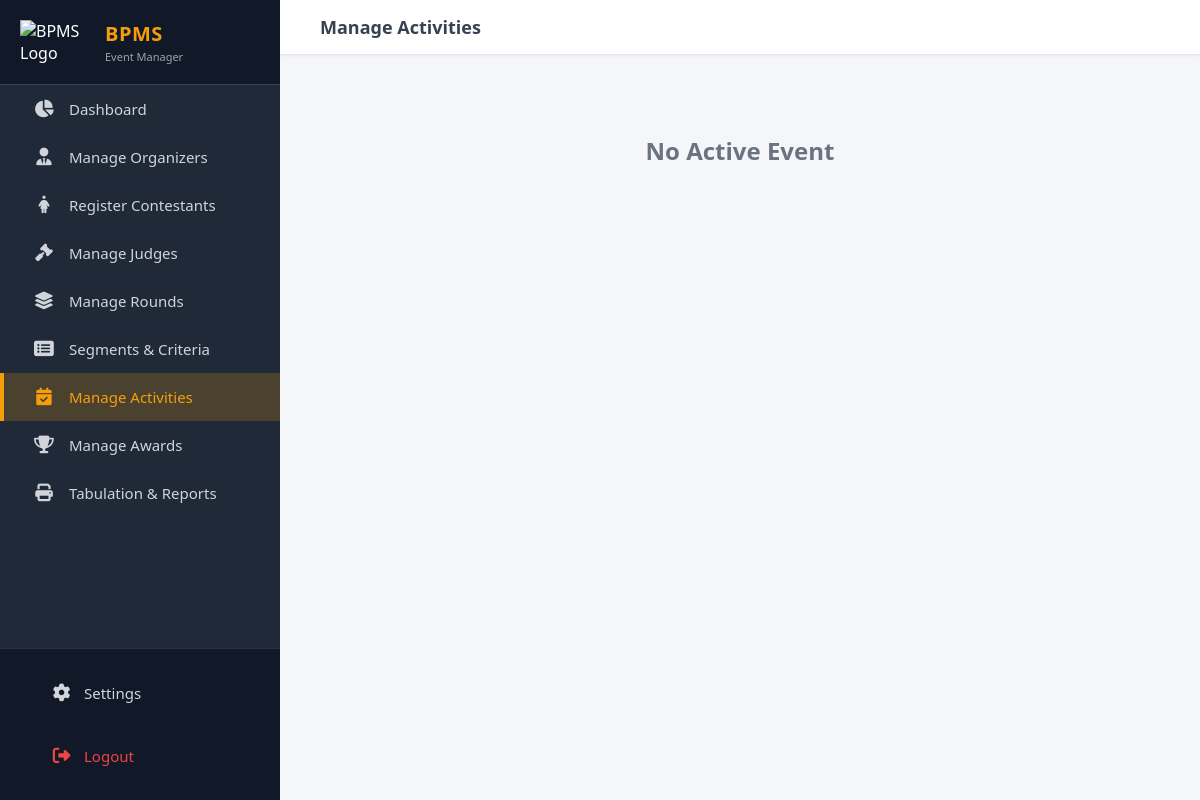
/activities.php (signed in), run on an earlier commit of the app's database.
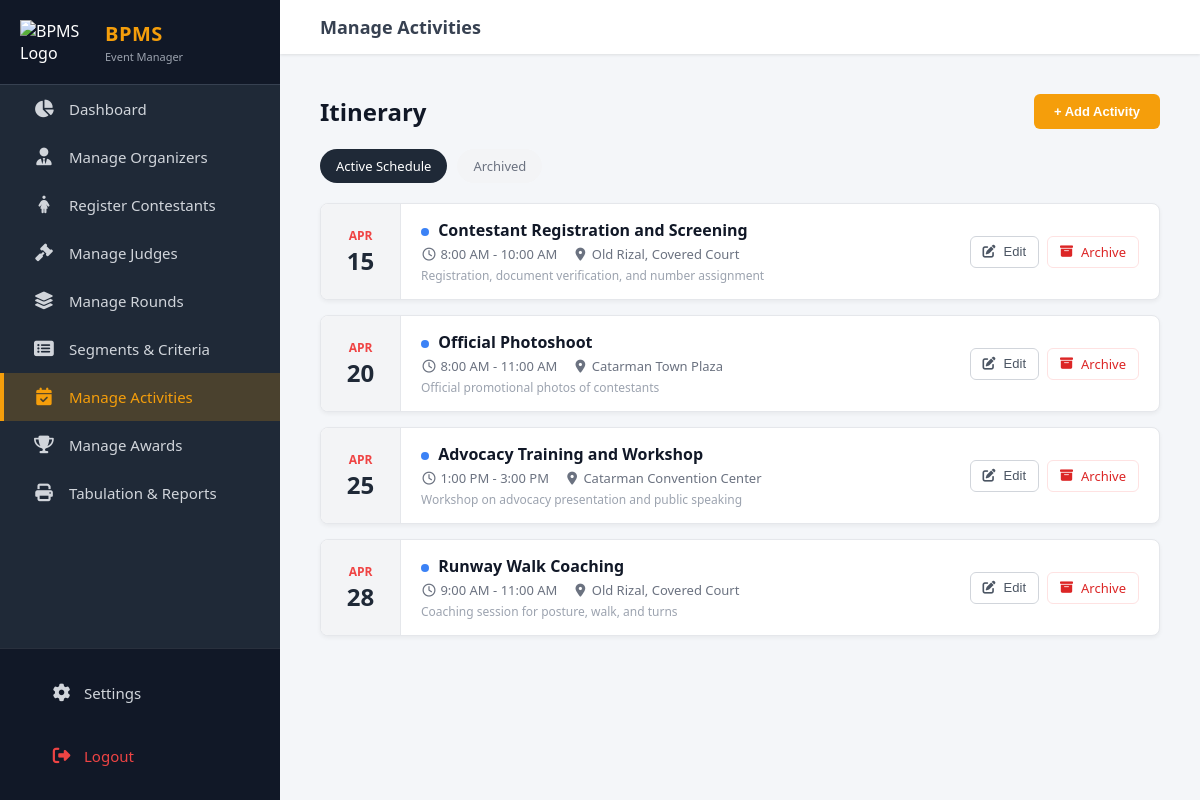
And on a later commit of the database.
### tables this page shows
CREATE TABLE `event_activities` (
  `id` int(11) NOT NULL,
  `event_id` int(11) NOT NULL,
  `title` varchar(255) NOT NULL,
  `venue` varchar(255) NOT NULL,
  `description` text DEFAULT NULL,
  `activity_date` date NOT NULL,
  `start_time` time NOT NULL,
  `end_time` time NOT NULL,
  `status` enum('Active','Inactive') DEFAULT 'Active',
  `is_deleted` tinyint(1) DEFAULT 0,
  `created_at` timestamp NOT NULL DEFAULT current_timestamp()
);

### public/activities.php (the view, shortened to what this page needs)
<?php
require_once __DIR__ . '/../app/config/database.php';
$manager_id = $_SESSION['user_id'];
$evt_stmt = $conn->prepare("SELECT id, title FROM events WHERE manager_id = ? AND status = 'Active' LIMIT 1");
$evt_stmt->bind_param("i", $manager_id);
$evt_stmt->execute();
$active_event = $evt_stmt->get_result()->fetch_assoc();
$activities = [];
$archived = [];
$view = isset($_GET['view']) ? $_GET['view'] : 'active';
if ($active_event) {
    $event_id = $active_event['id'];
    $sql = "SELECT * FROM event_activities WHERE event_id = $event_id AND is_deleted = 0 ORDER BY activity_date ASC, start_time ASC";
    $activities = $conn->query($sql)->fetch_all(MYSQLI_ASSOC);
    $sql_arc = "SELECT * FROM event_activities WHERE event_id = $event_id AND is_deleted = 1 ORDER BY activity_date DESC";
    $archived = $conn->query($sql_arc)->fetch_all(MYSQLI_ASSOC);
}
function getStatusColor($date, $start, $end) {
    $now = time();
    $start_ts = strtotime("$date $start");
    if ($now < $start_ts) return 'blue';
    return 'gray';
}
?>
<!DOCTYPE html>
<html lang="en">
<head>
    <link rel="stylesheet" href="./assets/css/style.css?v=8">
    <link rel="stylesheet" href="https://cdnjs.cloudflare.com/ajax/libs/font-awesome/6.4.0/css/all.min.css">
</head>
<body>
    <div class="main-wrapper">
        <?php require_once __DIR__ . '/../app/views/partials/sidebar.php'; ?>
        <div class="content-area">
            <div class="navbar">
                <div style="display:flex; align-items:center; gap: 15px;">
                    <div class="navbar-title">Manage Activities</div>
                </div>
            </div>
            <div class="container">
                <?php if (!$active_event): ?>
                    <div style="text-align:center; padding: 40px; color: #6b7280;"><h2>No Active Event</h2></div>
                <?php else: ?>
                    <div class="page-header">
                        <h2 style="color:#111827;">Itinerary</h2>
                        <button class="btn-add" onclick="openModal('add')">+ Add Activity</button>
                    </div>
                    <div class="view-tabs">
                        <a href="?view=active" class="view-tab <?= $view === 'active' ? 'active' : '' ?>">Active Schedule</a>
                        <a href="?view=archive" class="view-tab <?= $view === 'archive' ? 'active' : '' ?>">Archived</a>
                    </div>
                    <?php
                        $list = ($view === 'active') ? $activities : $archived;
                        if (empty($list)):
                    ?>
                        <div style="text-align:center; padding:30px; background:white; border-radius:8px; color:#9ca3af;">
                            <?= ($view === 'active') ? 'No upcoming activities found.' : 'No archived activities.' ?>
                        </div>
                    <?php else: ?>
                        <?php foreach ($list as $act):
                            $dateObj = new DateTime($act['activity_date']);
                            $startObj = new DateTime($act['start_time']);
                            $endObj = new DateTime($act['end_time']);
                            $color = getStatusColor($act['activity_date'], $act['start_time'], $act['end_time']);
                        ?>
                            <div class="activity-card">
                                <div class="date-badge">
                                    <span class="date-month"><?= $dateObj->format('M') ?></span>
                                    <span class="date-day"><?= $dateObj->format('d') ?></span>
                                </div>
                                <div class="card-body">
                                    <div>
                                        <div class="act-title">
                                            <span class="status-dot bg-<?= $color ?>"></span>
                                            <?= htmlspecialchars($act['title']) ?>
                                        </div>
                                        <div class="act-meta">
                                            <span><i class="far fa-clock"></i> <?= $startObj->format('g:i A') ?> - <?= $endObj->format('g:i A') ?></span>
                                            <span><i class="fas fa-map-marker-alt"></i> <?= htmlspecialchars($act['venue']) ?></span>
                                        </div>
                                        <?php if($act['description']): ?>
                                            <div style="font-size:12px; color:#9ca3af; margin-top:4px;">
                                                <?= htmlspecialchars($act['description']) ?>
                                            </div>
                                        <?php endif; ?>
                                    </div>
                                    <div class="actions">
                                        <?php if ($view === 'active'): ?>
                                            <button class="btn-icon" onclick='openEdit(<?= json_encode($act, JSON_HEX_APOS | JSON_HEX_QUOT) ?>)' title="Edit">
                                                <i class="fas fa-edit"></i> Edit
                                            </button>
                                            <a href="../api/activities.php?action=archive&id=<?= $act['id'] ?>"
                                               class="btn-icon" style="color:#dc2626; border-color:#fee2e2;"
                                               onclick="return confirm('Archive this activity?')" title="Archive">
                                                <i class="fas fa-archive"></i> Archive
                                            </a>
                                        <?php endif; ?>
                                    </div>
                                </div>
                            </div>
                        <?php endforeach; ?>
                    <?php endif; ?>
                <?php endif; ?>
            </div>
        </div>
    </div>
</body>
</html>

### app/views/partials/sidebar.php (shortened to what this page needs)
<?php
$role = $_SESSION['role'] ?? '';
$current_page = basename($_SERVER['PHP_SELF']);
?>
<div class="sidebar" style="display: flex; flex-direction: column; overflow: hidden;">
    <div class="sidebar-header" style="flex-shrink: 0;">
        <img src="assets/images/BPMS_logo.png" alt="BPMS Logo" class="sidebar-logo">
        <div class="brand-text">
            <div class="brand-name">BPMS</div>
            <div class="brand-subtitle"><?= htmlspecialchars($role) ?></div>
        </div>
    </div>
    <ul class="sidebar-menu" style="flex-grow: 1; overflow-y: auto; margin: 0; padding: 0;">
        <?php if ($role === 'Event Manager'): ?>
            <li><a href="dashboard.php" class="<?= $current_page == 'dashboard.php' ? 'active' : '' ?>"><i class="fas fa-chart-pie"></i> <span>Dashboard</span></a></li>
            <li><a href="organizers.php" class="<?= $current_page == 'organizers.php' ? 'active' : '' ?>"><i class="fas fa-user-tie"></i> <span>Manage Organizers</span></a></li>
            <li><a href="contestants.php" class="<?= $current_page == 'contestants.php' ? 'active' : '' ?>"><i class="fas fa-female"></i> <span>Register Contestants</span></a></li>
            <li><a href="judges.php" class="<?= $current_page == 'judges.php' ? 'active' : '' ?>"><i class="fas fa-gavel"></i> <span>Manage Judges</span></a></li>
            <li><a href="rounds.php" class="<?= $current_page == 'rounds.php' ? 'active' : '' ?>"><i class="fas fa-layer-group"></i> <span>Manage Rounds</span></a></li>
            <li><a href="criteria.php" class="<?= $current_page == 'criteria.php' ? 'active' : '' ?>"><i class="fas fa-list-alt"></i> <span>Segments & Criteria</span></a></li>
            <li><a href="activities.php" class="<?= $current_page == 'activities.php' ? 'active' : '' ?>"><i class="fas fa-calendar-check"></i> <span>Manage Activities</span></a></li>
            <li><a href="awards.php" class="<?= $current_page == 'awards.php' ? 'active' : '' ?>"><i class="fas fa-trophy"></i> <span>Manage Awards</span></a></li>
            <li><a href="tabulator.php" class="<?= $current_page == 'tabulator.php' ? 'active' : '' ?>"><i class="fas fa-print"></i> <span>Tabulation & Reports</span></a></li>
        <?php elseif ($role === 'Contestant Manager'): ?>
            <li><a href="contestant_manager.php" class="<?= $current_page == 'contestant_manager.php' ? 'active' : '' ?>"><i class="fas fa-users-cog"></i> <span>Manage Contestants</span></a></li>
        <?php elseif ($role === 'Judge Coordinator'): ?>
            <li><a href="judge_coordinator.php" class="<?= $current_page == 'judge_coordinator.php' ? 'active' : '' ?>"><i class="fas fa-clipboard-check"></i> <span>Monitor Judges</span></a></li>
        <?php elseif ($role === 'Tabulator'): ?>
            <li><a href="tabulator.php" class="<?= $current_page == 'tabulator.php' ? 'active' : '' ?>"><i class="fas fa-calculator"></i> <span>Live Tabulation</span></a></li>
        <?php elseif ($role === 'Judge'): ?>
            <li><a href="judge_dashboard.php" class="<?= $current_page == 'judge_dashboard.php' ? 'active' : '' ?>"><i class="fas fa-star"></i> <span>Score Sheet</span></a></li>
        <?php endif; ?>
        <li style="height: 50px;"></li>
    </ul>
    <div class="sidebar-footer" style="flex-shrink: 0; padding: 20px; border-top: 1px solid rgba(255,255,255,0.1);">
        <?php if ($role === 'Event Manager'): ?>
            <a href="settings.php" class="<?= $current_page == 'settings.php' ? 'active' : '' ?>" style="display: flex; align-items: center; margin-bottom: 15px; text-decoration: none;">
                <i class="fas fa-cog" style="width: 25px;"></i> <span>Settings</span>
            </a>
        <?php endif; ?>
        <a href="logout.php" onclick="return confirm('Are you sure you want to logout?');" style="display: flex; align-items: center; color: #ef4444; text-decoration: none;">
            <i class="fas fa-sign-out-alt" style="width: 25px;"></i> <span>Logout</span>
        </a>
    </div>
</div>

### public/assets/css/style.css (style rules this page uses)
* { margin: 0; padding: 0; box-sizing: border-box; }
body { font-family: 'Segoe UI', Tahoma, Geneva, Verdana, sans-serif; background-color: #f4f6f9; height: 100vh; overflow: hidden; }
.main-wrapper { display: flex; height: 100vh; width: 100%; }
.sidebar { width: 280px; background-color: #1f2937; color: white; display: flex; flex-direction: column; flex-shrink: 0; height: 100%; z-index: 1000; transition: left 0.3s ease-in-out; }
.sidebar-header { padding: 20px; background-color: #111827; border-bottom: 1px solid #374151; display: flex; align-items: center; gap: 15px; flex-shrink: 0; }
.sidebar-logo { width: 70px; height: auto; display: block; }
.brand-text { display: flex; flex-direction: column; }
.brand-name { font-size: 20px; font-weight: bold; color: #F59E0B; letter-spacing: 0.5px; }
.brand-subtitle { font-size: 11px; color: #9ca3af; margin-top: 2px; }
.sidebar-menu { list-style: none; flex-grow: 1; overflow-y: auto; padding-top: 10px; }
.sidebar-menu li a, .sidebar-footer a { display: flex; align-items: center; padding: 14px 25px; color: #d1d5db; text-decoration: none; border-left: 4px solid transparent; transition: all 0.2s ease; font-size: 15px; }
.sidebar-menu li a i, .sidebar-footer a i { width: 30px; font-size: 1.1rem; text-align: center; margin-right: 10px; }
.sidebar-menu li a.active { background-color: rgba(245, 158, 11, 0.2); color: #F59E0B; border-left-color: #F59E0B; }
.sidebar-footer { border-top: 1px solid #374151; background-color: #111827; display: flex; flex-direction: column; flex-shrink: 0; padding-bottom: 10px; }
.content-area { flex-grow: 1; display: flex; flex-direction: column; overflow-y: auto; width: 100%; position: relative; }
.navbar { background: #ffffff; padding: 15px 40px; display: flex; justify-content: space-between; align-items: center; box-shadow: 0 1px 3px rgba(0,0,0,0.1); flex-shrink: 0; position: sticky; top: 0; z-index: 900; }
.navbar-title { font-size: 18px; font-weight: 600; color: #374151; }
.container { padding: 40px; }
.page-header { display: flex; justify-content: space-between; align-items: center; margin-bottom: 20px; }
.btn-add { background-color: #F59E0B; color: white; padding: 10px 20px; border: none; border-radius: 6px; cursor: pointer; font-weight: bold; font-size: 13px; }
.card-body { padding: 12px; flex-grow: 1; }
.actions { display: flex; gap: 10px; align-items: center; }
.btn-icon { background: white; border: 1px solid #d1d5db; width: 32px; height: 32px; border-radius: 4px; cursor: pointer; color: #4b5563; display: flex; justify-content: center; align-items: center; text-decoration: none; transition: 0.2s; }
.actions { display: flex; gap: 5px; }

### public/activities.php (style rules this page uses)
.page-header { display: flex; justify-content: space-between; align-items: center; margin-bottom: 20px; }
.btn-add { background-color: #F59E0B; color: white; padding: 10px 20px; border: none; border-radius: 6px; cursor: pointer; font-weight: bold; }
.btn-icon { background: white; border: 1px solid #d1d5db; border-radius: 6px; cursor: pointer; color: #4b5563; display: inline-flex; justify-content: center; align-items: center; text-decoration: none; padding: 6px 12px; width: auto; gap: 8px; font-size: 13px; font-weight: 500; transition: all 0.2s; }
.view-tabs { display: flex; gap: 10px; margin-bottom: 20px; }
.view-tab { padding: 8px 16px; border-radius: 20px; font-size: 13px; text-decoration: none; color: #6b7280; background: #f3f4f6; }
.view-tab.active { background: #1f2937; color: white; }
.activity-card { background: white; border-radius: 8px; box-shadow: 0 2px 4px rgba(0,0,0,0.05); margin-bottom: 15px; display: flex; overflow: hidden; border: 1px solid #e5e7eb; }
.date-badge { background: #f3f4f6; width: 80px; display: flex; flex-direction: column; justify-content: center; align-items: center; border-right: 1px solid #e5e7eb; padding: 10px; }
.date-month { font-size: 12px; font-weight: bold; color: #ef4444; text-transform: uppercase; }
.date-day { font-size: 24px; font-weight: bold; color: #1f2937; }
.card-body { flex: 1; padding: 15px 20px; display: flex; justify-content: space-between; align-items: center; }
.act-title { font-size: 16px; font-weight: bold; color: #111827; margin-bottom: 4px; }
.act-meta { font-size: 13px; color: #6b7280; display: flex; gap: 15px; align-items: center; }
.act-meta i { width: 16px; text-align: center; }
.status-dot { height: 8px; width: 8px; border-radius: 50%; display: inline-block; margin-right: 5px; }
.bg-blue { background-color: #3b82f6; }
.actions { display: flex; gap: 8px; }

What changed in the data, as far as the page shows it:
added event_activities: activity_date "APR", activity_date "15", title "Contestant Registration and Screening", start_time "8:00 AM", end_time "10:00 AM", venue "Old Rizal, Covered Court", description "Registration, document verification, and number assignment"
added event_activities: activity_date "APR", activity_date "20", title "Official Photoshoot", start_time "8:00 AM", end_time "11:00 AM", venue "Catarman Town Plaza", description "Official promotional photos of contestants"
added event_activities: activity_date "APR", activity_date "25", title "Advocacy Training and Workshop", start_time "1:00 PM", end_time "3:00 PM", venue "Catarman Convention Center", description "Workshop on advocacy presentation and public speaking"
added event_activities: activity_date "APR", activity_date "28", title "Runway Walk Coaching", start_time "9:00 AM", end_time "11:00 AM", venue "Old Rizal, Covered Court", description "Coaching session for posture, walk, and turns"
Also different on the page:
text no longer shown: "No Active Event"
text now shown: "Itinerary + Add Activity Active Schedule Archived"
